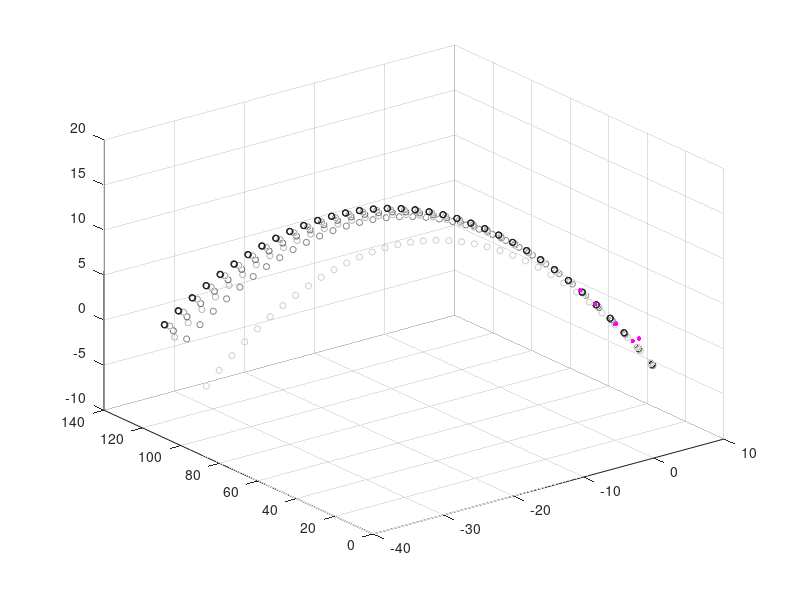

This figure's MATLAB source:
clear all; close all; 

n = 6; % number of params
k = 3; % number of obs per epoch
max_iter = 8;
g = 9.81; % m/s^2

dt = 0.1;
t_all = [0:dt:3.5];

% Define initial conditions
X_0 = [0.15 0.15 0.61 -8 40.23*cosd(30) 40.23*sind(30)]';
Y_obs = dlmread('homerun_data.txt', '\t');

t = Y_obs(:,1); 
Y_obs = [Y_obs(:,2)/3.28084 Y_obs(:,3)*pi/180 Y_obs(:,4)*pi/180];

m = size(Y_obs, 1);

sig1 = 1.524;
sig2 = pi/180/10;

% Visualize data
for i=1:n
    a = [Y_obs(i, 1) 0 0]';
    alpha = -Y_obs(i, 2);
    beta = Y_obs(i, 3);
    
    Ry = [cos(beta) 0 -sin(beta);
          0 1 0;
          sin(beta) 0 cos(beta)];
    Rz = [cos(alpha) sin(alpha) 0;
          -sin(alpha) cos(alpha) 0;
          0 0 1];
    b = Rz * Ry * a;
    scatter3(b(1), b(2), b(3), 10, 'm', 'filled');
    hold on;
end

% Run iterations
for i = 1:max_iter
    HtH = zeros(n, n);
    Hty = zeros(n, 1);
    
    % Loop over all observations
    % Compute the nominal trajectory and computed observations
    % Compute Normal equations
    for j=1:m
        Phi = [1 0 0 t(j) 0 0;
               0 1 0 0 t(j) 0;
               0 0 1 0 0 t(j);
               0 0 0 1 0 0;
               0 0 0 0 1 0;
               0 0 0 0 0 1];
        
        % Compute nominal trajectory
        X_nom = Phi * X_0 + [0; 0; -1/2*g*t(j)^2; 0; 0; -g*t(j)];
        
        X = X_nom(1);
        Y = X_nom(2);
        Z = X_nom(3);
        
        % Compute partials
        rho = sqrt(X^2 + Y^2 + Z^2);
        
        H11 = X/rho;
        H21 = (-Y/X^2)/(1 + (Y/X)^2);
        H31 = ((-X*Z)/(X^2 + Y^2)^(3/2))/(1+(Z^2)/(X^2 + Y^2));
        H12 = Y/rho;
        H22 = (1/X)/(1+(Y/X)^2);
        H32 = ((-Y*Z)/(X^2 + Y^2)^(3/2))/(1 + (Z^2)/(X^2 + Y^2));
        H13 = Z/rho;
        H23 = 0;
        H33 = ((1)/(X^2 + Y^2)^(1/2))/(1 + (Z^2)/(X^2 + Y^2));
        
        H_tilda = [H11 H12 H13 0 0 0;
                   H21 H22 H23 0 0 0;
                   H31 H32 H33 0 0 0];
               
        % Generate observation deviation (i.e. observed minus computed)
        rho = sqrt(X^2 + Y^2 + Z^2);
        alpha = atan2(Y, X);
        beta = atan2(Z, sqrt(X^2 + Y^2));
        
        Y_computed = [rho; alpha; beta];
        y = Y_obs(j,:)' - Y_computed;
        
        % Use state transition matrix to map partials back to initial
        % coords
        H = H_tilda * Phi;
        
        W = [1/sig1^2 0 0; 0 1/sig2^2 0; 0 0 1/sig2^2];
        
        % Compute rank-k update of normal equations for this observation
        HtH = HtH + H'*W*H;
        Hty = Hty + H'*W*y;
        
    end
    
    % Compute state deviation
    P = inv(HtH);
    x_hat = P * Hty;
    
    % Add state deviation to get final estimate
    X_new = X_0 + x_hat;
    
    % Use the new estimates as the starting point for the next iteration
    X_0 = X_new;
    
    %Plot estimated trajectory for current iteration
    figure(1);
    hold on;
    for k=1:size(t_all, 2)
        X0 = X_0(1);
        Y0 = X_0(2);
        Z0 = X_0(3);
        Vx0 = X_0(4);
        Vy0 = X_0(5);
        Vz0 = X_0(6);
        X = X0 + Vx0 * t_all(k);
        Y = Y0 + Vy0 * t_all(k);
        Z = Z0 + Vz0 * t_all(k) - (1/2)*g*t_all(k)^2;
        scatter3(X, Y, Z, 20, [.9-.8*(i/max_iter) .9-.8*(i/max_iter) .9-.8*(i/max_iter)])
    end
    
end